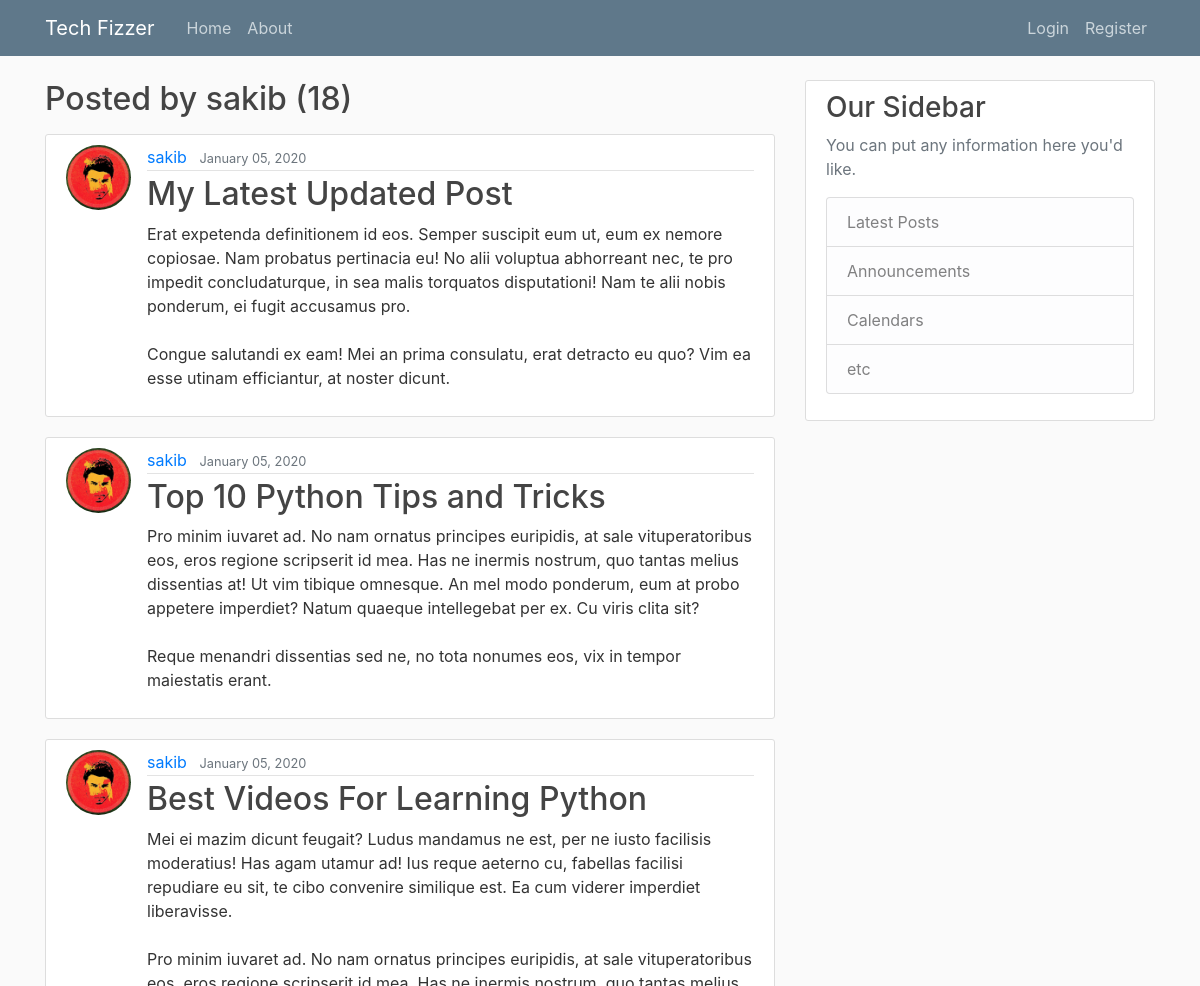
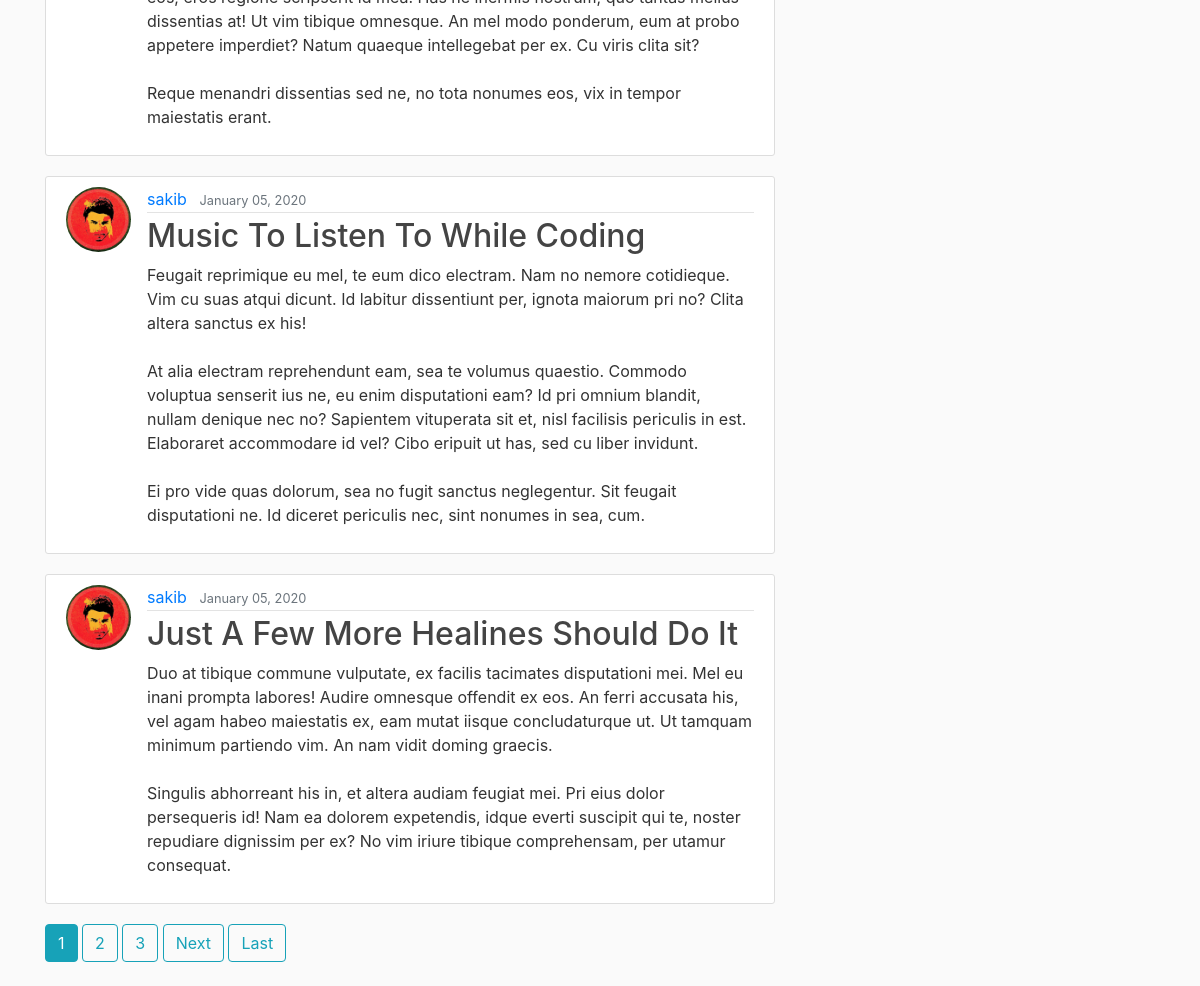
/user/sakib/, run on the app's committed database (2 pictures, top to bottom).
### blog/models.py (models this page shows, shortened)
class Post(models.Model):
    title = models.CharField(max_length=100)
    content = models.TextField()
    date_posted = models.DateTimeField(default=timezone.now)
    author = models.ForeignKey(User, on_delete=models.CASCADE)

### users/models.py (models this page shows, shortened)
class Profile(models.Model):
    user = models.OneToOneField(User, on_delete=models.CASCADE)
    image = models.ImageField(default='default.jpg', upload_to='profile_pics')

### blog/views.py (the view)
# urls.py: path('user/<str:username>/', UserPostListView.as_view(), name='posts-user'),
class UserPostListView(ListView):
    model = Post
    template_name = 'blog/user_home.html'  # <app>/<model>_<viewtype>.html
    context_object_name = 'posts'
    ordering = ['-date_posted']
    paginate_by = 5
    def get_queryset(self):
        user = get_object_or_404(User, username=self.kwargs.get('username'))
        return Post.objects.filter(author=user).order_by('-date_posted')

### blog/templates/blog/user_home.html
{% extends 'blog/base.html' %}
{% block content %}
    <h2 class="mb-3">Posted by {{ view.kwargs.username }} ({{ page_obj.paginator.count }})</h2>
    {% include 'blog/body.html' %}
{% endblock content %}

### blog/templates/blog/body.html (shortened to what this page needs)
 {% for post in posts %}
        <article class="media content-section">
        <img class="article-img rounded-circle" src="{{ post.author.profile.image.url }}">
          <div class="media-body">
            <div class="article-metadata">
              <a class="mr-2" href="{% url 'posts-user' post.author.username %}">{{ post.author }}</a>
              <small class="text-muted">{{ post.date_posted | date:"F d, Y" }}</small>
            </div>
            <h2><a class="article-title" href="{% url 'post-detail' post.id %}">{{ post.title }}</a></h2>
            <p class="article-content">{{ post.content }}</p>
          </div>
        </article>
    {% endfor %}
    {% if is_paginated %}
        {% for num in page_obj.paginator.page_range %}
            {%  if page_obj.number == num %}
             <a class="btn btn-info mb-4" href="?page={{ num }}">{{ num }}</a>
            {% elif num > page_obj.number|add:'-3' and num < page_obj.number|add:'3' %}
                  <a class="btn btn-outline-info mb-4" href="?page={{ num }}">{{ num }}</a>
            {% endif %}
        {% endfor %}
          {% if page_obj.has_next %}
            <a class="btn btn-outline-info mb-4" href="?page={{ page_obj.next_page_number }}">Next</a>
            <a class="btn btn-outline-info mb-4" href="?page={{ page_obj.paginator.num_pages }}">Last</a>
        {% endif %}
    {% endif %}

### blog/static/blog/main.css (style rules this page uses)
body { background: #fafafa; color: #333333; margin-top: 5rem; }
h1, h2, h3, h4, h5, h6 { color: #444444; }
.content-section { background: #ffffff; padding: 10px 20px; border: 1px solid #dddddd; border-radius: 3px; margin-bottom: 20px; }
.article-title { color: #444444; }
.article-content { white-space: pre-line; }
.article-img { height: 65px; width: 65px; margin-right: 16px; }
.article-metadata { padding-bottom: 1px; margin-bottom: 4px; border-bottom: 1px solid #e3e3e3 }

### data on the page
Post: author.profile.image (picture), author "sakib", date_posted "January 05, 2020", title "My Latest Updated Post", content "Erat expetenda definitionem id eos. Semper suscipit eum ut, eum ex nemore copiosae. Nam probatus pertinacia eu! No alii voluptua abhorreant nec, te pro impedit concludaturque, in sea malis torquatos disputationi! Nam te alii nobis ponderum, ei fugit accusamus pro. Congue salutandi ex eam! Mei an prima consulatu, erat detracto eu quo? Vim ea esse utinam efficiantur, at noster dicunt."
Post: author.profile.image (picture), author "sakib", date_posted "January 05, 2020", title "Top 10 Python Tips and Tricks", content "Pro minim iuvaret ad. No nam ornatus principes euripidis, at sale vituperatoribus eos, eros regione scripserit id mea. Has ne inermis nostrum, quo tantas melius dissentias at! Ut vim tibique omnesque. An mel modo ponderum, eum at probo appetere imperdiet? Natum quaeque intellegebat per ex. Cu viris clita sit? Reque menandri dissentias sed ne, no tota nonumes eos, vix in tempor maiestatis erant."
Post: author.profile.image (picture), author "sakib", date_posted "January 05, 2020", title "Best Videos For Learning Python", content "Mei ei mazim dicunt feugait? Ludus mandamus ne est, per ne iusto facilisis moderatius! Has agam utamur ad! Ius reque aeterno cu, fabellas facilisi repudiare eu sit, te cibo convenire similique est. Ea cum viderer imperdiet liberavisse. Pro minim iuvaret ad. No nam ornatus principes euripidis, at sale vituperatoribus eos, eros regione scripserit id mea. Has ne inermis nostrum, quo tantas melius dissentias at! Ut vim tibique omnesque. An mel modo ponderum, eum at probo appetere imperdiet? Natum quaeque intellegebat per ex. Cu viris clita sit? Reque menandri dissentias sed ne, no tota nonumes eos, vix in tempor maiestatis erant."
Post: author.profile.image (picture), author "sakib", date_posted "January 05, 2020", title "Music To Listen To While Coding", content "Feugait reprimique eu mel, te eum dico electram. Nam no nemore cotidieque. Vim cu suas atqui dicunt. Id labitur dissentiunt per, ignota maiorum pri no? Clita altera sanctus ex his! At alia electram reprehendunt eam, sea te volumus quaestio. Commodo voluptua senserit ius ne, eu enim disputationi eam? Id pri omnium blandit, nullam denique nec no? Sapientem vituperata sit et, nisl facilisis periculis in est. Elaboraret accommodare id vel? Cibo eripuit ut has, sed cu liber invidunt. Ei pro vide quas dolorum, sea no fugit sanctus neglegentur. Sit feugait disputationi ne. Id diceret periculis nec, sint nonumes in sea, cum."
Post: author.profile.image (picture), author "sakib", date_posted "January 05, 2020", title "Just A Few More Healines Should Do It", content "Duo at tibique commune vulputate, ex facilis tacimates disputationi mei. Mel eu inani prompta labores! Audire omnesque offendit ex eos. An ferri accusata his, vel agam habeo maiestatis ex, eam mutat iisque concludaturque ut. Ut tamquam minimum partiendo vim. An nam vidit doming graecis. Singulis abhorreant his in, et altera audiam feugiat mei. Pri eius dolor persequeris id! Nam ea dolorem expetendis, idque everti suscipit qui te, noster repudiare dignissim per ex? No vim iriure tibique comprehensam, per utamur consequat."

### other printed values
{{ view.kwargs.username }} "sakib"
{{ page_obj.paginator.count }} "18"
{{ num }} "1"
{{ num }} "2" "3"
